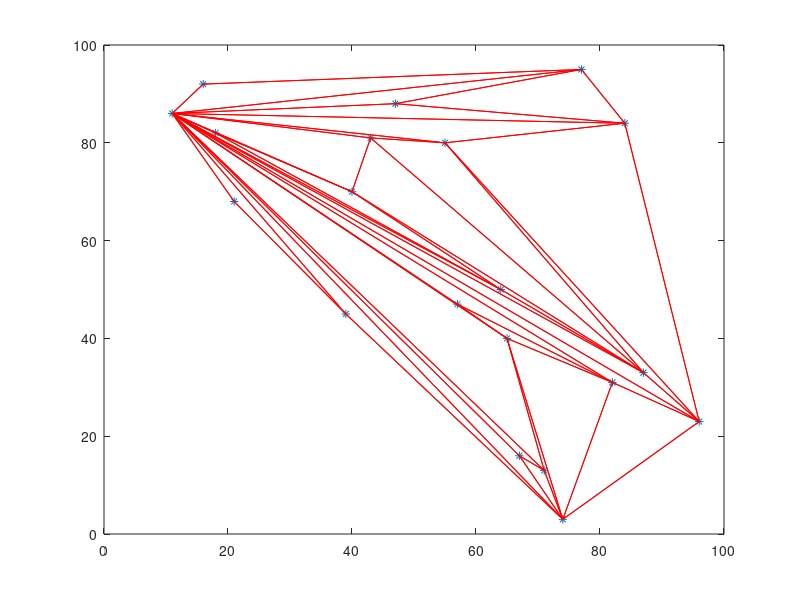

Recreate this plot in MATLAB.
#!/usr/bin/octave -qf
x = [16.000000,39.000000,74.000000,87.000000,57.000000,67.000000,82.000000,77.000000,55.000000,18.000000,43.000000,96.000000,21.000000,47.000000,11.000000,84.000000,40.000000,64.000000,65.000000,71.000000];
y = [92.000000,45.000000,3.000000,33.000000,47.000000,16.000000,31.000000,95.000000,80.000000,82.000000,81.000000,23.000000,68.000000,88.000000,86.000000,84.000000,70.000000,50.000000,40.000000,13.000000];
plot(x,y,'*')
x = [11,21];
y = [86,68];
hold on
plot(x,y,'r')
x = [21,39];
y = [68,45];
hold on
plot(x,y,'r')
x = [39,74];
y = [45,3];
hold on
plot(x,y,'r')
x = [74,96];
y = [3,23];
hold on
plot(x,y,'r')
x = [96,84];
y = [23,84];
hold on
plot(x,y,'r')
x = [84,77];
y = [84,95];
hold on
plot(x,y,'r')
x = [77,16];
y = [95,92];
hold on
plot(x,y,'r')
x = [16,11];
y = [92,86];
hold on
plot(x,y,'r')
x1 =[11,21];
x2 =[21,39];
x3 =[39,11];
y1 =[86,68];
y2 =[68,45];
y3 =[45,86];
hold on
plot(x1,y1,'r')
hold on
plot(x2,y2,'r')
hold on
plot(x3,y3,'r')
x1 =[11,39];
x2 =[39,74];
x3 =[74,11];
y1 =[86,45];
y2 =[45,3];
y3 =[3,86];
hold on
plot(x1,y1,'r')
hold on
plot(x2,y2,'r')
hold on
plot(x3,y3,'r')
x1 =[11,74];
x2 =[74,67];
x3 =[67,11];
y1 =[86,3];
y2 =[3,16];
y3 =[16,86];
hold on
plot(x1,y1,'r')
hold on
plot(x2,y2,'r')
hold on
plot(x3,y3,'r')
x1 =[11,67];
x2 =[67,71];
x3 =[71,11];
y1 =[86,16];
y2 =[16,13];
y3 =[13,86];
hold on
plot(x1,y1,'r')
hold on
plot(x2,y2,'r')
hold on
plot(x3,y3,'r')
x1 =[11,71];
x2 =[71,65];
x3 =[65,11];
y1 =[86,13];
y2 =[13,40];
y3 =[40,86];
hold on
plot(x1,y1,'r')
hold on
plot(x2,y2,'r')
hold on
plot(x3,y3,'r')
x1 =[11,65];
x2 =[65,57];
x3 =[57,11];
y1 =[86,40];
y2 =[40,47];
y3 =[47,86];
hold on
plot(x1,y1,'r')
hold on
plot(x2,y2,'r')
hold on
plot(x3,y3,'r')
x1 =[11,57];
x2 =[57,82];
x3 =[82,11];
y1 =[86,47];
y2 =[47,31];
y3 =[31,86];
hold on
plot(x1,y1,'r')
hold on
plot(x2,y2,'r')
hold on
plot(x3,y3,'r')
x1 =[11,82];
x2 =[82,96];
x3 =[96,11];
y1 =[86,31];
y2 =[31,23];
y3 =[23,86];
hold on
plot(x1,y1,'r')
hold on
plot(x2,y2,'r')
hold on
plot(x3,y3,'r')
x1 =[11,96];
x2 =[96,87];
x3 =[87,11];
y1 =[86,23];
y2 =[23,33];
y3 =[33,86];
hold on
plot(x1,y1,'r')
hold on
plot(x2,y2,'r')
hold on
plot(x3,y3,'r')
x1 =[11,87];
x2 =[87,64];
x3 =[64,11];
y1 =[86,33];
y2 =[33,50];
y3 =[50,86];
hold on
plot(x1,y1,'r')
hold on
plot(x2,y2,'r')
hold on
plot(x3,y3,'r')
x1 =[11,64];
x2 =[64,18];
x3 =[18,11];
y1 =[86,50];
y2 =[50,82];
y3 =[82,86];
hold on
plot(x1,y1,'r')
hold on
plot(x2,y2,'r')
hold on
plot(x3,y3,'r')
x1 =[11,18];
x2 =[18,40];
x3 =[40,11];
y1 =[86,82];
y2 =[82,70];
y3 =[70,86];
hold on
plot(x1,y1,'r')
hold on
plot(x2,y2,'r')
hold on
plot(x3,y3,'r')
x1 =[11,40];
x2 =[40,43];
x3 =[43,11];
y1 =[86,70];
y2 =[70,81];
y3 =[81,86];
hold on
plot(x1,y1,'r')
hold on
plot(x2,y2,'r')
hold on
plot(x3,y3,'r')
x1 =[11,43];
x2 =[43,55];
x3 =[55,11];
y1 =[86,81];
y2 =[81,80];
y3 =[80,86];
hold on
plot(x1,y1,'r')
hold on
plot(x2,y2,'r')
hold on
plot(x3,y3,'r')
x1 =[11,55];
x2 =[55,84];
x3 =[84,11];
y1 =[86,80];
y2 =[80,84];
y3 =[84,86];
hold on
plot(x1,y1,'r')
hold on
plot(x2,y2,'r')
hold on
plot(x3,y3,'r')
x1 =[11,84];
x2 =[84,47];
x3 =[47,11];
y1 =[86,84];
y2 =[84,88];
y3 =[88,86];
hold on
plot(x1,y1,'r')
hold on
plot(x2,y2,'r')
hold on
plot(x3,y3,'r')
x1 =[11,47];
x2 =[47,77];
x3 =[77,11];
y1 =[86,88];
y2 =[88,95];
y3 =[95,86];
hold on
plot(x1,y1,'r')
hold on
plot(x2,y2,'r')
hold on
plot(x3,y3,'r')
x1 =[11,77];
x2 =[77,16];
x3 =[16,11];
y1 =[86,95];
y2 =[95,92];
y3 =[92,86];
hold on
plot(x1,y1,'r')
hold on
plot(x2,y2,'r')
hold on
plot(x3,y3,'r')
x1 =[74,67];
x2 =[67,71];
x3 =[71,74];
y1 =[3,16];
y2 =[16,13];
y3 =[13,3];
hold on
plot(x1,y1,'r')
hold on
plot(x2,y2,'r')
hold on
plot(x3,y3,'r')
x1 =[74,71];
x2 =[71,65];
x3 =[65,74];
y1 =[3,13];
y2 =[13,40];
y3 =[40,3];
hold on
plot(x1,y1,'r')
hold on
plot(x2,y2,'r')
hold on
plot(x3,y3,'r')
x1 =[65,57];
x2 =[57,82];
x3 =[82,65];
y1 =[40,47];
y2 =[47,31];
y3 =[31,40];
hold on
plot(x1,y1,'r')
hold on
plot(x2,y2,'r')
hold on
plot(x3,y3,'r')
x1 =[74,65];
x2 =[65,82];
x3 =[82,74];
y1 =[3,40];
y2 =[40,31];
y3 =[31,3];
hold on
plot(x1,y1,'r')
hold on
plot(x2,y2,'r')
hold on
plot(x3,y3,'r')
x1 =[74,82];
x2 =[82,96];
x3 =[96,74];
y1 =[3,31];
y2 =[31,23];
y3 =[23,3];
hold on
plot(x1,y1,'r')
hold on
plot(x2,y2,'r')
hold on
plot(x3,y3,'r')
x1 =[64,18];
x2 =[18,40];
x3 =[40,64];
y1 =[50,82];
y2 =[82,70];
y3 =[70,50];
hold on
plot(x1,y1,'r')
hold on
plot(x2,y2,'r')
hold on
plot(x3,y3,'r')
x1 =[87,64];
x2 =[64,40];
x3 =[40,87];
y1 =[33,50];
y2 =[50,70];
y3 =[70,33];
hold on
plot(x1,y1,'r')
hold on
plot(x2,y2,'r')
hold on
plot(x3,y3,'r')
x1 =[87,40];
x2 =[40,43];
x3 =[43,87];
y1 =[33,70];
y2 =[70,81];
y3 =[81,33];
hold on
plot(x1,y1,'r')
hold on
plot(x2,y2,'r')
hold on
plot(x3,y3,'r')
x1 =[87,43];
x2 =[43,55];
x3 =[55,87];
y1 =[33,81];
y2 =[81,80];
y3 =[80,33];
hold on
plot(x1,y1,'r')
hold on
plot(x2,y2,'r')
hold on
plot(x3,y3,'r')
x1 =[96,87];
x2 =[87,55];
x3 =[55,96];
y1 =[23,33];
y2 =[33,80];
y3 =[80,23];
hold on
plot(x1,y1,'r')
hold on
plot(x2,y2,'r')
hold on
plot(x3,y3,'r')
x1 =[96,55];
x2 =[55,84];
x3 =[84,96];
y1 =[23,80];
y2 =[80,84];
y3 =[84,23];
hold on
plot(x1,y1,'r')
hold on
plot(x2,y2,'r')
hold on
plot(x3,y3,'r')
x1 =[84,47];
x2 =[47,77];
x3 =[77,84];
y1 =[84,88];
y2 =[88,95];
y3 =[95,84];
hold on
plot(x1,y1,'r')
hold on
plot(x2,y2,'r')
hold on
plot(x3,y3,'r')
pause()